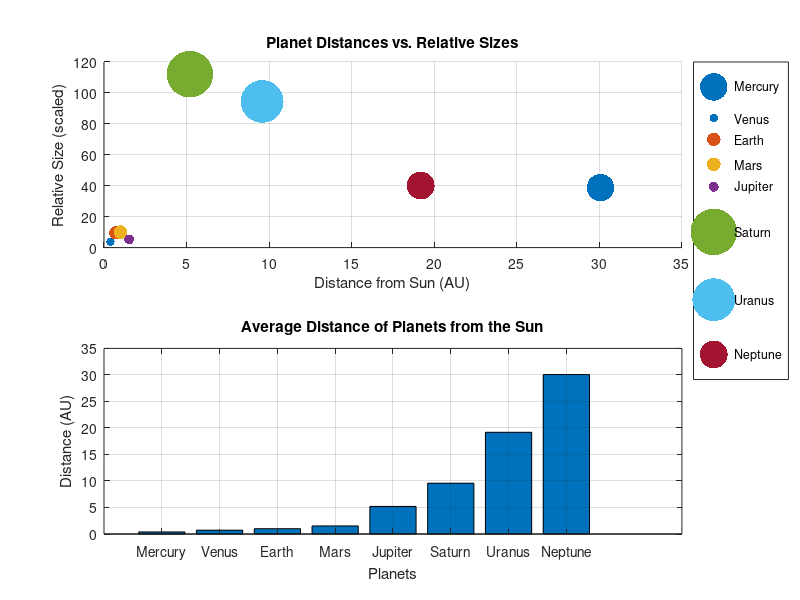

MATLAB code to generate this figure:
% Author Name: Luca Franco
% Email: franco18@students.rowan.edu
% Course: MATLAB Programming - Fall 2024
% Assignment: Assignment 2
% Task: Solar System Visualization
% Date: 10/11/2024

% Create data vectors
% Average distance from the Sun in AU
planet_distances = [0.39, 0.72, 1.00, 1.52, 5.20, 9.58, 19.18, 30.07]; % Mercury, Venus, Earth, Mars, Jupiter, Saturn, Uranus, Neptune
% Relative sizes of the planets (Earth = 1)
planet_sizes = [0.38, 0.95, 1.00, 0.53, 11.21, 9.45, 4.01, 3.88]; % Mercury, Venus, Earth, Mars, Jupiter, Saturn, Uranus, Neptune

% Planet names for labels
planet_names = {'Mercury', 'Venus', 'Earth', 'Mars', 'Jupiter', 'Saturn', 'Uranus', 'Neptune'};

% Create a figure with two subplots
figure;

% Scatter plot of planet distances vs. planet sizes
subplot(2, 1, 1); % Two rows, one column, first subplot
scatter(planet_distances, planet_sizes * 10, 100 * planet_sizes, 'filled'); % Marker size based on planet sizes
hold on;

% Add colors for each planet
colors = lines(length(planet_names)); % Get distinct colors
for i = 1:length(planet_names)
    scatter(planet_distances(i), planet_sizes(i) * 10, 100 * planet_sizes(i), 'filled', 'MarkerFaceColor', colors(i,:));
end

title('Planet Distances vs. Relative Sizes');
xlabel('Distance from Sun (AU)');
ylabel('Relative Size (scaled)');
legend(planet_names, 'Location', 'northeastoutside');
grid on;

% Bar chart of planet distances
subplot(2, 1, 2); % Two rows, one column, second subplot
bar(planet_distances);
set(gca, 'xticklabel', planet_names); % Set x-tick labels to planet names
title('Average Distance of Planets from the Sun');
xlabel('Planets');
ylabel('Distance (AU)');
grid on;

% Save the figure as an image file
saveas(gcf, 'solar_system_visualization.png');

disp('Figure saved as solar_system_visualization.png');
